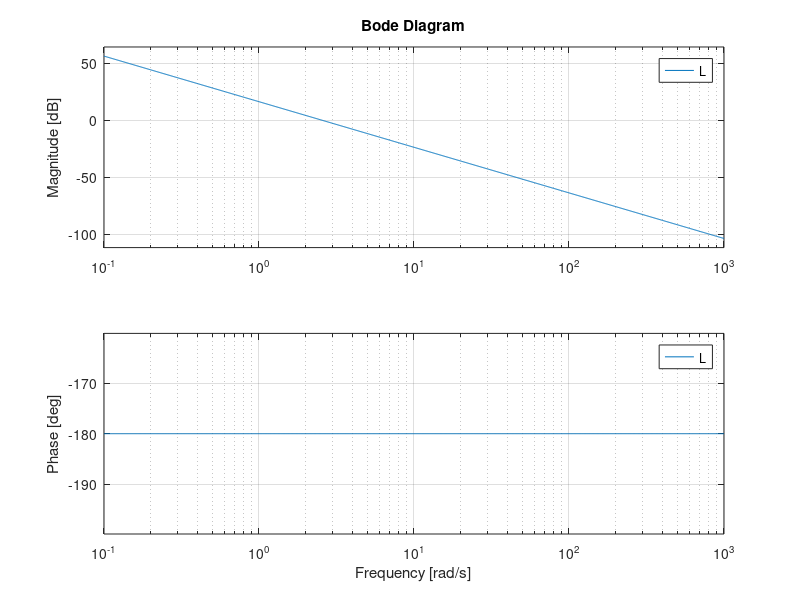

Source code (MATLAB): (Note: this script raises an error after producing the figure.)
clear
close all  
clc
 
% Laplace variable
s = tf('s');

% Loop transfer functions
Ga = 1; Gf = 1; Gs = 1;
Gp = 1/s;

% Reference requirements
Gc_origin_poles = 1;
delta = 36.5-8.25;
kc_ideal = 10^(delta/20);
kc = 0.25 * kc_ideal

% Transient requirements
s_cap = 0.05;
tr = 0.5;
damping = abs(log(s_cap)) / sqrt(pi^2 + log(s_cap)^2)
Tp = 1 / (2 * damping * sqrt(1 - damping^2))
Sp_num = 2 * damping * sqrt(2 + 4 * damping^2 + 2 * sqrt(1 + 8 * damping^2));
Sp_den = sqrt(1 + 8 * damping^2) + 4 * damping^2 - 1;
Sp = Sp_num / Sp_den
cf_num = (pi - acos(damping)) * sqrt(sqrt(1 + 4 * damping^4) - 2 * damping^2);
cf_den = sqrt(1 - damping^2) * tr;
crossover_freq = cf_num / cf_den

% Controller design

Gc = kc/(s^Gc_origin_poles);
L = minreal(zpk(Gc*Gp*Ga*Gf*Gs), 1e-3);

figure(1), bode(L), grid on
[num, den] = tfdata(L, 'v');
figure(2), nyquist1(num, den), grid on
figure(3)
myngridst(Tp, Sp), hold on
nichols(L), hold on

desired_cross_freq = 5;
norm_freq = 25;
z = desired_cross_freq / norm_freq;
Rz = 1 + s/z;

Gc = Gc * Rz
L = minreal(zpk(Gc*Gp*Ga*Gf*Gs), 1e-3);
nichols(L)

T = minreal(zpk(L/(1+L)));
figure(4), step(T/(Gf*Gs)), grid on
